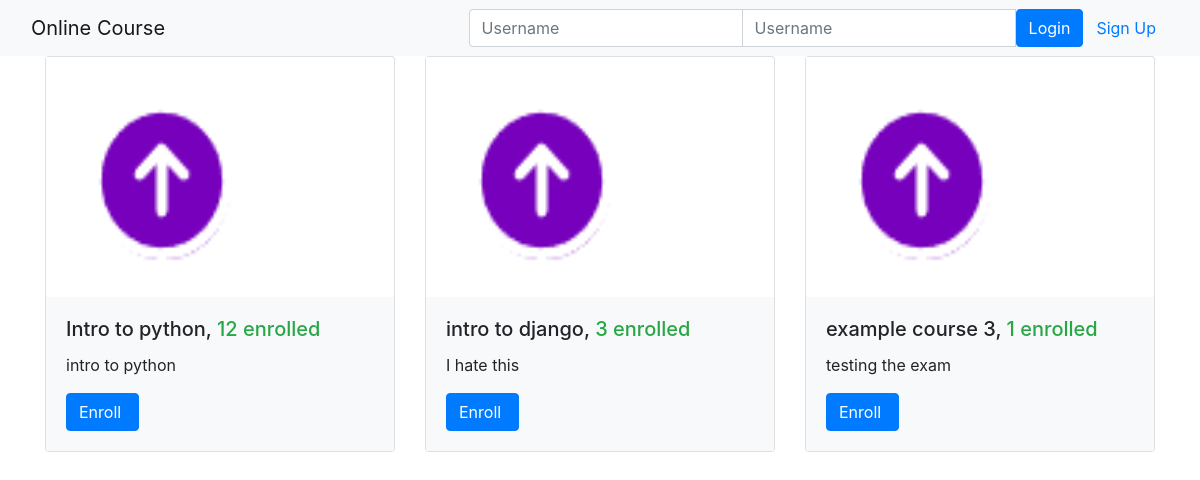
Page /onlinecourse/ on the earlier database version.
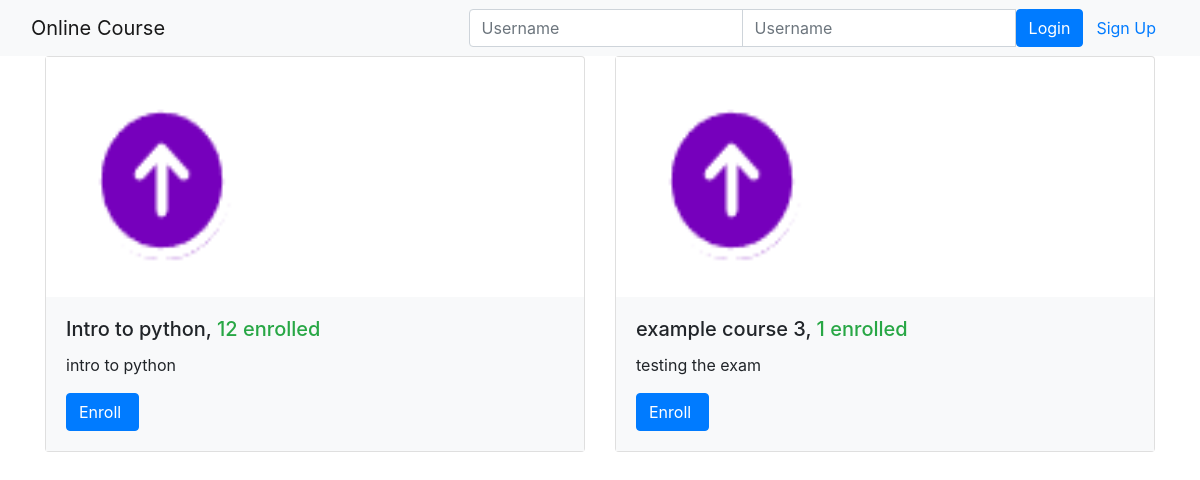
Same page on the later database version.
### onlinecourse/models.py (models this page shows, shortened)
class Course(models.Model):
    name = models.CharField(null=False, max_length=30, default='online course')
    image = models.ImageField(upload_to='course_images/')
    description = models.CharField(max_length=1000)
    pub_date = models.DateField(null=True)
    instructors = models.ManyToManyField(Instructor)
    users = models.ManyToManyField(settings.AUTH_USER_MODEL, through='Enrollment')
    total_enrollment = models.IntegerField(default=0)
    is_enrolled = False

### onlinecourse/views.py (the view)
class CourseListView(generic.ListView):
    template_name = 'onlinecourse/course_list_bootstrap.html'
    context_object_name = 'course_list'
    def get_queryset(self):
        user = self.request.user
        courses = Course.objects.order_by('-total_enrollment')[:10]
        for course in courses:
            if user.is_authenticated:
                course.is_enrolled = check_if_enrolled(user, course)
        return courses

### onlinecourse/templates/onlinecourse/course_list_bootstrap.html (shortened to what this page needs)
<!DOCTYPE html>
<html lang="en">
<head>
    {% load static %}
    <link rel="stylesheet" href="https://maxcdn.bootstrapcdn.com/bootstrap/4.5.2/css/bootstrap.min.css">
</head>
<body>
    <nav class="navbar navbar-light bg-light">
        <div class="container-fluid">
            <div class="navbar-header">
                  <a class="navbar-brand" href="#">Online Course</a>
            </div>
            <ul class="nav navbar-nav navbar-right">
                {% if user.is_authenticated %}
                <li>
                    <a class="btn btn-link" href="#">{{ user.first_name }}({{ user.username }})</a>
                    <a class="btn btn-link" href="{% url 'onlinecourse:logout' %}">Logout</a>
                </li>
                {% else %}
                <li>
                    <form class="form-inline" action="{% url 'onlinecourse:login' %}" method="post">
                        <div class="input-group">
                            <input type="text" class="form-control" placeholder="Username" name="username" >
                            <input type="password" class="form-control" placeholder="Username" name="psw" >
                            <button class="btn btn-primary" type="submit">Login</button>
                            <a class="btn btn-link" href="{% url 'onlinecourse:registration' %}">Sign Up</a>
                        </div>
                    </form>
                </li>
                {% endif %}
            </ul>
        </div>
    </nav>
    {% if course_list %}
        <div class="container">
            <div class="card-deck">
                {% for course in course_list %}
                         <div class="card" style="width: 36rem;">
                          <img class="card-img-left" src="{{MEDIA_URL}}/{{ course.image }}" width="240px" height="240px"
                               alt="Course image">
                          <div class="card-body bg-light">
                              <h5 class="card-title">{{ course.name }}, <span class="text-success">
                                  {{ course.total_enrollment}} enrolled</span></h5>
                            <p class="card-text">{{ course.description}}</p>
                            <form action="{% url 'onlinecourse:enroll' course.id %}" method="post">
                                  <input class="btn btn-primary"  type="submit"
                                         value="{% if course.is_enrolled %}Enter{% else %}Enroll{% endif %} ">
                            </form>
                          </div>
                        </div>
                {% endfor %}
            </div>
        </div>
    {% else %}
        <p>No courses are available.</p>
    {% endif %}
</body>
</html>

Differences in the rows shown:
removed Course: image (picture), name "intro to django", total_enrollment "3", description "I hate this", is_enrolled "Enroll"
